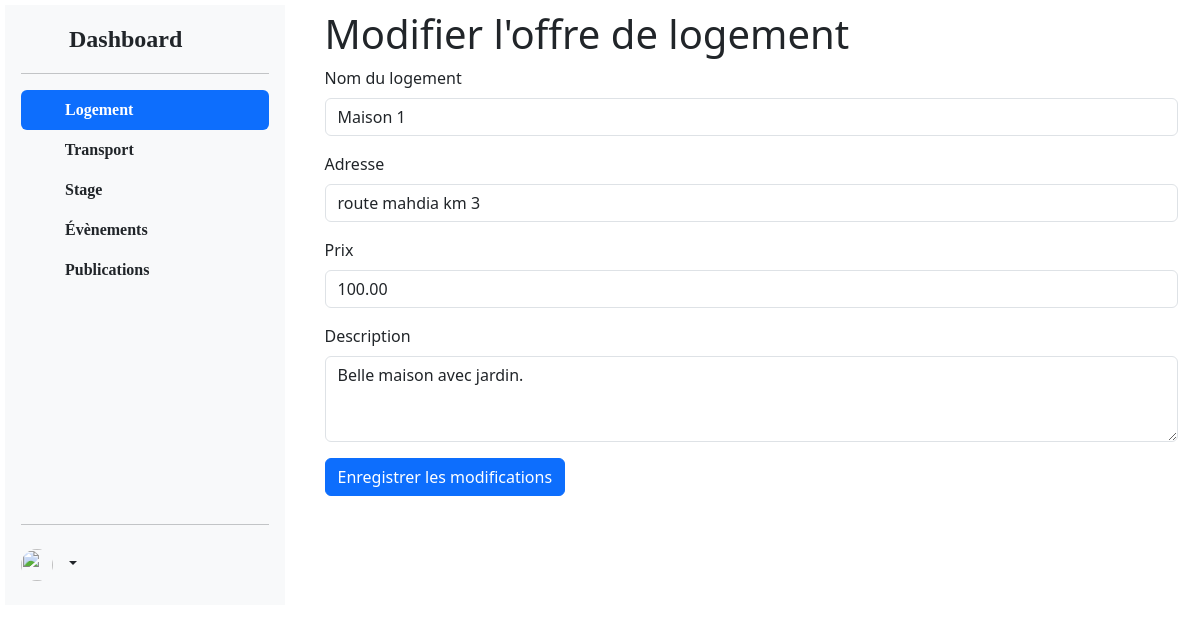
The app's page /HelpStudent/modifier_logement/3/ with its own data.
### HelpStudent/models.py (models this page shows, shortened)
class Logement(models.Model):
    nom = models.CharField(max_length=100)
    adresse = models.CharField(max_length=200)
    prix = models.DecimalField(max_digits=10, decimal_places=2, null=True, blank=True)
    description = models.TextField()

### HelpStudent/views.py (the view)
# urls.py: path('modifier_logement/<int:logement_id>/', views.modifier_logement, name='modifier_logement'),
def modifier_logement(request, logement_id):
    logement = Logement.objects.get(pk=logement_id)
    if request.method == 'POST':
        form = LogementForm(request.POST, instance=logement)
        if form.is_valid():
            form.save()
            return redirect('logement')
    else:
        form = LogementForm(instance=logement)
    return render(request, 'helpstudent/modifier_logement.html', {'form': form})

### HelpStudent/forms.py
class LogementForm(forms.ModelForm):
    class Meta:
        model = Logement
        fields = ['nom', 'adresse', 'prix', 'description']
        from django import forms

### HelpStudent/templates/helpstudent/modifier_logement.html (shortened to what this page needs)
{% block content %}
{% load static %}
<html lang="en">
<head>
<link href="https://cdn.jsdelivr.net/npm/bootstrap@5.3/dist/css/bootstrap.min.css" rel="stylesheet">
</head>
<body>
<section>
<nav>
    <div class="d-flex flex-column flex-shrink-0 p-3 bg-light" style="width: 280px; height: 600px;font-family: Times New Roman, Times, serif;;font-weight: bold;">
            <a href="" class="d-flex align-items-center mb-3 mb-md-0 me-md-auto link-dark text-decoration-none">
                <svg class="bi me-2" width="40" height="32"><use xlink:href="#bootstrap"></use></svg>
                <span class="fs-4">Dashboard </span>
            </a>
            <hr>
            <ul class="nav nav-pills flex-column mb-auto">
                <li class="nav-item">
                    <a href="{% url 'logement' %}" class="nav-link active" aria-current="page">
                        <svg class="bi me-2" width="16" height="16"><use xlink:href="#home"></use></svg>
                        Logement
                    </a>
                </li>
                <li class="nav-item">
                    <a href="{% url 'transport' %}" class="nav-link text-dark">
                        <svg class="bi me-2" width="16" height="16"><use xlink:href="#speedometer2"></use></svg>
                        Transport
                    </a>
                </li>
                <li class="nav-item">
                    <a href="{% url 'stage' %}" class="nav-link text-dark">
                        <svg class="bi me-2" width="16" height="16"><use xlink:href="#grid"></use></svg>
                        Stage
                    </a>
                </li>
                <li class="nav-item">
                    <a href="{% url 'evenements' %}" class="nav-link text-dark">
                        <svg class="bi me-2" width="16" height="16"><use xlink:href="#people-circle"></use></svg>
                        Évènements
                    </a>
                </li>
                <li class="nav-item">
                  <a  href="{% url 'publication_list' %}" class="nav-link text-dark">
                      <svg class="bi me-2" width="16" height="16"><use xlink:href="#people-circle"></use></svg>
                     Publications
                  </a>
              </li>
            </ul>
            <hr>
            <div class="dropdown">
                <ul class="nav navbar-nav ms-auto">
                  <li class="nav-item dropdown">
                      <a class="nav-link dropdown-toggle" href="#" id="navbarDropdown" role="button" data-bs-toggle="dropdown" aria-expanded="false">
                       <img src="https://github.com/mdo.png" alt="" width="32" height="32" class="rounded-circle me-2"> <strong>   {{ user.username }}</strong>
                      </a>
                  </li>
              </ul>
            </div>
    </nav>
    <article>
        <div class="main-content">
            <div class="container">
                <h1>Modifier l'offre de logement</h1>
                <form method="post">
                    <div class="mb-3">
                        <label for="nom" class="form-label">Nom du logement</label><br>
                        <input type="text" class="form-control" id="nom" name="nom" value="{{ form.instance.nom }}">
                    </div>
                    <div class="mb-3">
                        <label for="adresse" class="form-label">Adresse</label><br>
                        <input type="text" class="form-control" id="adresse" name="adresse" value="{{ form.instance.adresse }}">
                    </div>
                    <div class="mb-3">
                        <label for="prix" class="form-label">Prix</label><br>
                        <input type="text" class="form-control" id="prix" name="prix" value="{{ form.instance.prix }}">
                    </div>
                    <div class="mb-3">
                        <label for="description" class="form-label">Description</label><br>
                        <textarea class="form-control" id="description" name="description" rows="3">{{ form.instance.description }}</textarea>
                    </div>
                    <button type="submit" class="btn btn-primary">Enregistrer les modifications</button>
                </form>
            </div>
        </div>
    </article>
</section>
{% endblock %}

### HelpStudent/templates/helpstudent/modifier_logement.html (style rules this page uses)
section { display: -webkit-flex; display: flex; }
article { -webkit-flex: 3; -ms-flex: 3; flex: 3; padding: 10px; }
nav { -webkit-flex: 1; -ms-flex: 1; flex: 1; padding: 5px; }

### records on screen
Logement: nom "Maison 1", adresse "route mahdia km 3", prix "100.00", description "Belle maison avec jardin."
